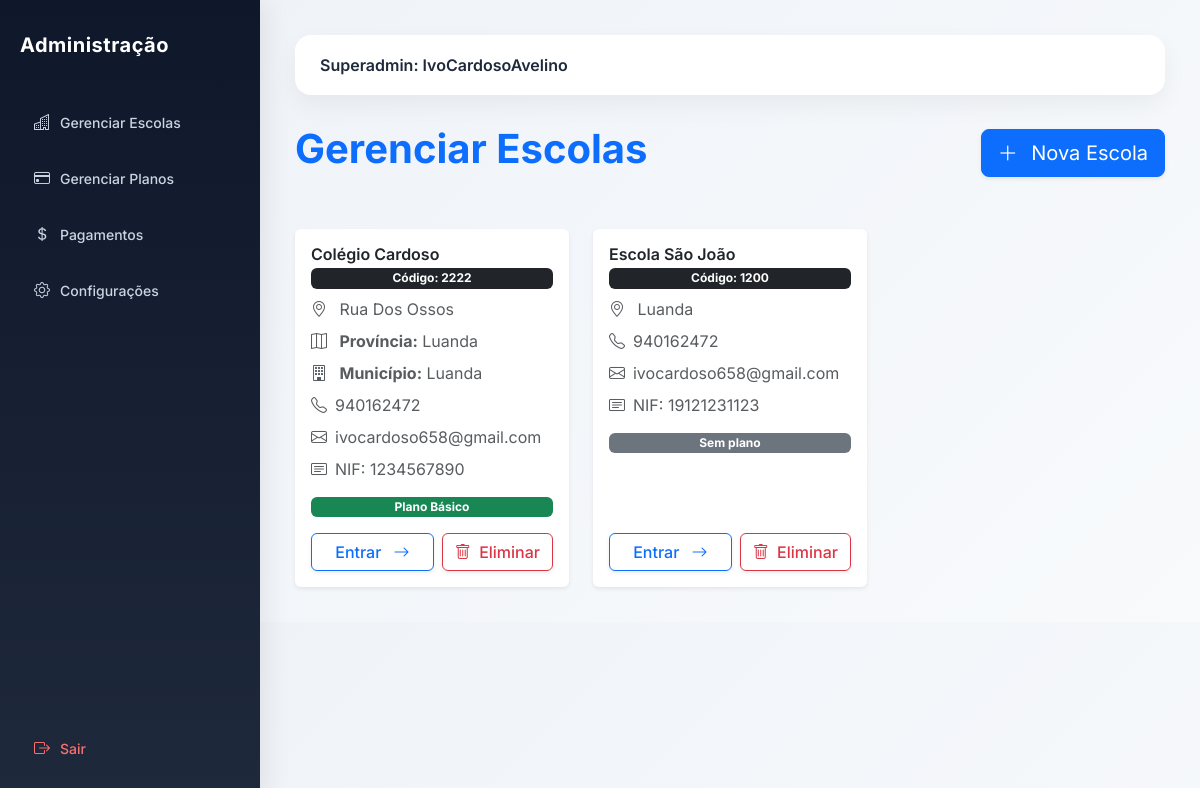
The page /escolas/ (signed in) on the database as committed earlier.
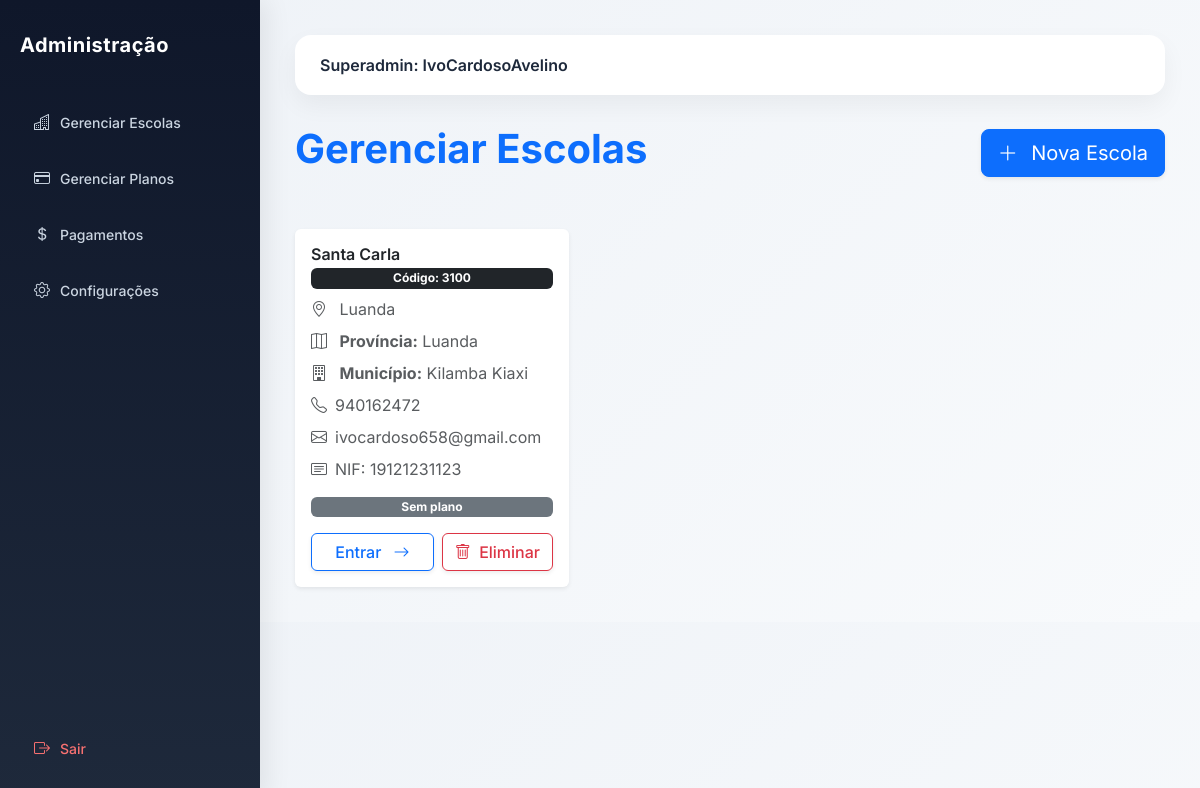
The same page on the database as committed later.
### users/models.py (models this page shows, shortened)
class User(AbstractUser):
    ROLE_CHOICES = (
        ('SUPERADMIN', 'Super Admin'),
        ('DIRETOR', 'Diretor'),
        ('PROFESSOR', 'Professor'),
        ('ALUNO', 'Aluno'),
        ('FINANCEIRO', 'Financeiro'),
        ('SECRETARIA', 'Secretaria'),
    )
    role = models.CharField(
        max_length=20,
        choices=ROLE_CHOICES,
        default='ALUNO'
    )
    ativo = models.BooleanField(default=True)
    escola = models.ForeignKey(
        'academic.Escola',
        on_delete=models.CASCADE,
        null=True,
        blank=True,
        related_name="usuarios"
    )
    criado_em = models.DateTimeField(auto_now_add=True)
    tentativas_login = models.PositiveIntegerField(
        default=0
    )
    bloqueado_ate = models.DateTimeField(
        null=True,
        blank=True
    )
    objects = UserManager()

### academic/models.py (models this page shows, shortened)
class Escola(models.Model):
    nome = models.CharField(
        "Nome da Escola",
        max_length=255
    )
    codigo = models.CharField(
        "Código da Escola",
        max_length=10,
        unique=True,
        blank=True,
        help_text="Código usado no login da escola"
    )
    logo = models.ImageField(
        upload_to='logos_escolas/',
        blank=True,
        null=True
    )
    endereco = models.CharField(
        "Endereço",
        max_length=255
    )
    provincia = models.CharField(
        "Província",
        max_length=100,
        blank=True,
        null=True
    )
    municipio = models.CharField(
        "Município",
        max_length=100,
        blank=True,
        null=True
    )
    telefone = models.CharField(
        "Telefone",
        max_length=20
    )
    nif = models.CharField(
        "NIF",
        max_length=14,
        blank=True,
        null=True,
        help_text="Número de Identificação Fiscal da escola"
    )
    email = models.EmailField(
        "Email da Escola",
        max_length=254,
        blank=True,
        null=True,
        help_text="Email oficial da escola"
    )
    plano = models.ForeignKey(
        "Plano",
        on_delete=models.SET_NULL,
        null=True,
        blank=True,
        related_name="escolas",
        verbose_name="Plano"
    )
    data_expiracao = models.DateField(
        "Data de Expiração do Plano",
        null=True,
        blank=True
    )
    ativo = models.BooleanField(
        "Ativo",
        default=True
    )
    criada_em = models.DateTimeField(
        "Criada em",
        auto_now_add=True
    )
    class Meta:
        verbose_name = "Escola"
        verbose_name_plural = "Escolas"
        ordering = ["nome"]
    def esta_ativa(self):
        if not self.ativo:
            return False
        if (
            self.data_expiracao
            and self.data_expiracao < timezone.now().date()
        ):
            return False
        return True

class Plano(models.Model):
    escola = models.OneToOneField(
        'Escola',  # Referência a Escola do app academic
        on_delete=models.CASCADE,
        related_name='plano_assinatura',
        default=1  # Atenção: certifique-se de que existe uma Escola com ID=1
    )
    nome = models.CharField(max_length=100)
    limite_alunos = models.PositiveIntegerField()
    valor_mensal = models.DecimalField(max_digits=10, decimal_places=2)
    data_expiracao = models.DateField(default=timezone.now)
    ativo = models.BooleanField(default=True)

### core/views.py (the view)
# urls.py: path('escolas/', views.lista_escolas, name='escolas'),
@login_required
def lista_escolas(request):
    if request.user.role != 'SUPERADMIN':
        return redirect('dashboard')
    escolas = Escola.objects.all()
    context = {
        'escolas': escolas,
    }
    return render(request, 'escolas.html', context)

### core/templates/escolas.html (shortened to what this page needs)
{% extends 'admin.html' %}
{% block content %}
<div class="d-flex justify-content-between align-items-center mb-5">
    <h1 class="fw-bold text-primary">Gerenciar Escolas</h1>
    <a href="/admin/academic/escola/add/" class="btn btn-lg btn-primary shadow-sm">
        <i class="bi bi-plus-lg me-2"></i> Nova Escola
    </a>
</div>
<div class="row g-4">
    {% for escola in escolas %}
    <div class="col-md-4">
        <div class="card h-100 border-0 shadow-sm hover-shadow transition-shadow">
            <div class="card-body d-flex flex-column">
                <h5 class="card-title fw-semibold text-dark mb-1">
                    {{ escola.nome }}
                </h5>
                <span class="badge bg-dark mb-2">
                    Código: {{ escola.codigo }}
                </span>
                <p class="card-text text-muted mb-2">
                    <i class="bi bi-geo-alt me-2"></i>
                    {{ escola.endereco|default:"Endereço não informado" }}
                </p>
                {% if escola.provincia %}
                <p class="card-text text-muted mb-2">
                    <i class="bi bi-map me-2"></i>
                    <strong>Província:</strong> {{ escola.provincia }}
                </p>
                {% endif %}
                {% if escola.municipio %}
                <p class="card-text text-muted mb-2">
                    <i class="bi bi-building me-2"></i>
                    <strong>Município:</strong> {{ escola.municipio }}
                </p>
                {% endif %}
                {% if escola.telefone %}
                <p class="card-text text-muted mb-2">
                    <i class="bi bi-telephone me-2"></i>{{ escola.telefone }}
                </p>
                {% endif %}
                {% if escola.email %}
                <p class="card-text text-muted mb-2">
                    <i class="bi bi-envelope me-2"></i>{{ escola.email }}
                </p>
                {% endif %}
                {% if escola.nif %}
                <p class="card-text text-muted mb-3">
                    <i class="bi bi-card-text me-2"></i>NIF: {{ escola.nif }}
                </p>
                {% endif %}
                {% if escola.plano %}
                    {% if escola.esta_ativa %}
                    <span class="badge bg-success mb-3" data-bs-toggle="tooltip" title="Plano ativo até {{ escola.data_expiracao }}">
                        {{ escola.plano.nome }}
                    </span>
                    {% else %}
                    <span class="badge bg-danger mb-3" data-bs-toggle="tooltip" title="Plano expirado em {{ escola.data_expiracao }}">
                        {{ escola.plano.nome }} (Expirado)
                    </span>
                    {% endif %}
                {% else %}
                    <span class="badge bg-secondary mb-3">Sem plano</span>
                {% endif %}
                <div class="mt-auto d-flex gap-2">
                    <a href="{% url 'selecionar_escola' escola.id %}"
                       class="btn btn-outline-primary flex-grow-1 fw-medium shadow-sm">
                       Entrar <i class="bi bi-arrow-right ms-2"></i>
                    </a>
                    <form method="POST" action="{% url 'eliminar_escola' escola.id %}" onsubmit="return confirm('Tem certeza que deseja eliminar esta escola?');">
                        <button type="submit" class="btn btn-outline-danger flex-grow-1 fw-medium shadow-sm">
                            <i class="bi bi-trash me-1"></i> Eliminar
                        </button>
                    </form>
                </div>
            </div>
        </div>
    </div>
    {% empty %}
    <div class="col-12">
        <div class="alert alert-info text-center py-4 fs-5">
            Nenhuma escola cadastrada ainda.
        </div>
    </div>
    {% endfor %}
</div>
{% endblock %}

### core/templates/admin.html (shortened to what this page needs)
<!DOCTYPE html>
<html lang="pt">
<head>
    <link href="https://cdn.jsdelivr.net/npm/bootstrap@5.3.2/dist/css/bootstrap.min.css" rel="stylesheet">
    <link rel="stylesheet" href="https://cdn.jsdelivr.net/npm/bootstrap-icons@1.11.1/font/bootstrap-icons.css">
</head>
<body>
<div class="sidebar">
    <div class="brand">
        Administração
    </div>
    <ul class="menu">
        <li class="menu-item">
                <a href="/escolas/" class="menu-link">
                    <i class="bi bi-buildings"></i> Gerenciar Escolas
                </a>
        </li>
        <li class="menu-item">
            <a href="/planos/" class="menu-link">
                <i class="bi bi-credit-card"></i> Gerenciar Planos
            </a>
        </li>
        <li class="menu-item">
            <a href="/pagamentos-escolas/" class="menu-link">
                <i class="bi bi-currency-dollar"></i> Pagamentos
            </a>
        </li>
        <li class="menu-item">
            <a href="/configuracoes/" class="menu-link">
                <i class="bi bi-gear"></i> Configurações
            </a>
        </li>
    </ul>
    <div class="sidebar-footer">
        <a href="/logout/" class="menu-link logout-link">
            <i class="bi bi-box-arrow-right"></i> Sair
        </a>
    </div>
</div>
<div class="content">
    <div class="topbar">
        <div class="user-info">
            Superadmin: {{ user.username }}
        </div>
    </div>
    {% block content %}{% endblock %}
</div>
</body>
</html>

### core/templates/admin.html (style rules this page uses)
body { margin: 0; font-family: 'Inter', sans-serif; background: linear-gradient(135deg, #eef2f7, #f8fafc); }
.sidebar { position: fixed; width: 260px; height: 100vh; background: linear-gradient(180deg, #0f172a, #1e293b); padding: 30px 20px; color: white; box-shadow: 6px 0 25px rgba(0,0,0,0.08); }
.brand { font-size: 20px; font-weight: 700; margin-bottom: 40px; letter-spacing: 0.5px; }
.menu { list-style: none; padding: 0; margin: 0; }
.menu-item { margin-bottom: 12px; }
.menu-link { display: flex; align-items: center; text-decoration: none; padding: 10px 14px; border-radius: 10px; color: #cbd5e1; font-weight: 500; transition: 0.3s; font-size: 14px; }
.menu-link i { margin-right: 10px; font-size: 16px; }
.sidebar-footer { position: absolute; bottom: 30px; width: 85%; }
.logout-link { color: #f87171; }
.content { margin-left: 260px; padding: 35px; }
.topbar { background: white; padding: 18px 25px; border-radius: 16px; box-shadow: 0 10px 25px rgba(0,0,0,0.05); margin-bottom: 30px; display: flex; justify-content: space-between; align-items: center; }
.user-info { font-weight: 600; color: #1e293b; }
.card-title { font-weight: 600; font-size: 16px; margin-bottom: 10px; }

### core/templates/escolas.html (style rules this page uses)
.transition-shadow { transition: all 0.3s ease; }

Rows that differ between the two databases and show on the page:
removed Escola: nome "Colégio Cardoso", codigo "2222", endereco "Rua Dos Ossos", provincia "Luanda", municipio "Luanda", telefone "940162472", email "ivocardoso658@gmail.com", nif "1234567890", plano.nome "Plano Básico"
removed Escola: nome "Escola São João", codigo "1200", endereco "Luanda", telefone "940162472", email "ivocardoso658@gmail.com", nif "19121231123", shows "Sem plano"
added Escola: nome "Santa Carla", codigo "3100", endereco "Luanda", provincia "Luanda", municipio "Kilamba Kiaxi", telefone "940162472", email "ivocardoso658@gmail.com", nif "19121231123", shows "Sem plano"
